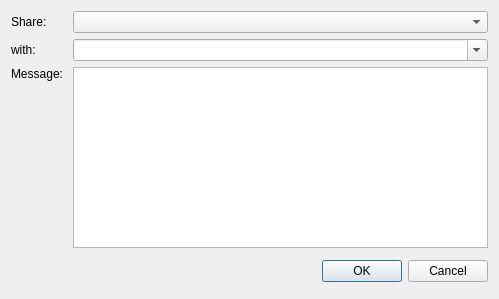
<ui version="4.0" >
 <class>ShareDialog</class>
 <widget class="QDialog" name="ShareDialog" >
  <property name="geometry" >
   <rect>
    <x>0</x>
    <y>0</y>
    <width>499</width>
    <height>299</height>
   </rect>
  </property>
  <property name="windowTitle" >
   <string>Share</string>
  </property>
  <property name="modal" >
   <bool>true</bool>
  </property>
  <layout class="QVBoxLayout" >
   <item>
    <layout class="QGridLayout" >
     <item row="0" column="1" >
      <spacer>
       <property name="orientation" >
        <enum>Qt::Horizontal</enum>
       </property>
       <property name="sizeType" >
        <enum>QSizePolicy::Fixed</enum>
       </property>
       <property name="sizeHint" >
        <size>
         <width>4</width>
         <height>4</height>
        </size>
       </property>
      </spacer>
     </item>
     <item row="0" column="2" >
      <widget class="QComboBox" name="recommendTypeBox" >
       <item>
        <property name="text" >
         <string/>
        </property>
       </item>
       <item>
        <property name="text" >
         <string/>
        </property>
       </item>
       <item>
        <property name="text" >
         <string/>
        </property>
       </item>
      </widget>
     </item>
     <item row="1" column="1" >
      <spacer>
       <property name="orientation" >
        <enum>Qt::Horizontal</enum>
       </property>
       <property name="sizeType" >
        <enum>QSizePolicy::Fixed</enum>
       </property>
       <property name="sizeHint" >
        <size>
         <width>4</width>
         <height>4</height>
        </size>
       </property>
      </spacer>
     </item>
     <item row="2" column="0" >
      <widget class="QLabel" name="label_3" >
       <property name="text" >
        <string>Message:</string>
       </property>
       <property name="alignment" >
        <set>Qt::AlignLeading|Qt::AlignLeft|Qt::AlignTop</set>
       </property>
      </widget>
     </item>
     <item row="0" column="0" >
      <widget class="QLabel" name="label" >
       <property name="text" >
        <string>Share:</string>
       </property>
      </widget>
     </item>
     <item row="1" column="0" >
      <widget class="QLabel" name="label_2" >
       <property name="text" >
        <string comment="eg. Share &quot;Kylie Minogue&quot; with bob" >with:</string>
       </property>
      </widget>
     </item>
     <item row="2" column="1" >
      <spacer>
       <property name="orientation" >
        <enum>Qt::Horizontal</enum>
       </property>
       <property name="sizeType" >
        <enum>QSizePolicy::Fixed</enum>
       </property>
       <property name="sizeHint" >
        <size>
         <width>4</width>
         <height>4</height>
        </size>
       </property>
      </spacer>
     </item>
     <item row="2" column="2" >
      <widget class="QTextEdit" name="messageEdit" >
       <property name="tabChangesFocus" >
        <bool>true</bool>
       </property>
       <property name="html" >
        <string>&lt;html>&lt;head>&lt;meta name="qrichtext" content="1" />&lt;style type="text/css">
p, li { white-space: pre-wrap; }
&lt;/style>&lt;/head>&lt;body style=" font-family:'Sans Serif'; font-size:10pt; font-weight:400; font-style:normal;">
&lt;p style="-qt-paragraph-type:empty; margin-top:0px; margin-bottom:0px; margin-left:0px; margin-right:0px; -qt-block-indent:0; text-indent:0px; font-family:'MS Shell Dlg 2'; font-size:8pt;">&lt;/p>&lt;/body>&lt;/html></string>
       </property>
       <property name="acceptRichText" >
        <bool>false</bool>
       </property>
      </widget>
     </item>
     <item row="1" column="2" >
      <widget class="QComboBox" name="userEdit" >
       <property name="editable" >
        <bool>true</bool>
       </property>
      </widget>
     </item>
    </layout>
   </item>
   <item>
    <layout class="QHBoxLayout" >
     <item>
      <spacer>
       <property name="orientation" >
        <enum>Qt::Horizontal</enum>
       </property>
       <property name="sizeHint" >
        <size>
         <width>285</width>
         <height>34</height>
        </size>
       </property>
      </spacer>
     </item>
     <item>
      <widget class="QDialogButtonBox" name="buttonBox" >
       <property name="standardButtons" >
        <set>QDialogButtonBox::Cancel|QDialogButtonBox::NoButton|QDialogButtonBox::Ok</set>
       </property>
      </widget>
     </item>
    </layout>
   </item>
  </layout>
 </widget>
 <tabstops>
  <tabstop>userEdit</tabstop>
  <tabstop>messageEdit</tabstop>
  <tabstop>recommendTypeBox</tabstop>
 </tabstops>
 <resources/>
 <connections/>
</ui>
